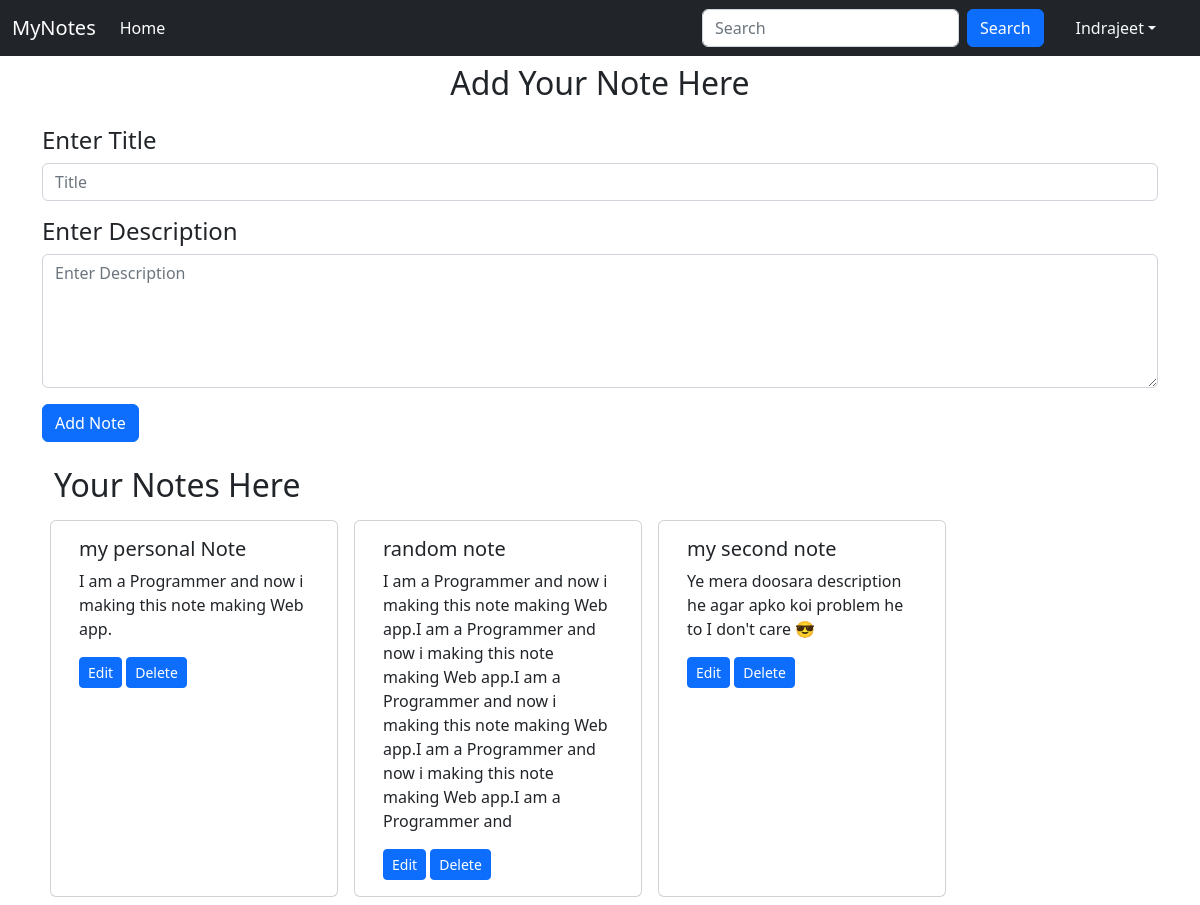
Screenshot of / (signed in) with the database file from the repository.
### home/models.py (models this page shows, shortened)
class Note(models.Model):
    id = models.AutoField(primary_key=True)
    user = models.ForeignKey(User, on_delete=models.CASCADE)
    title = models.CharField(max_length=200)
    description = models.TextField()
    timestamp = models.DateTimeField(auto_now_add=True)

### home/views.py (the view)
# urls.py: path('', views.home, name="home"),
def home(request):
    allNotes = []
    currentuser = request.user
    if request.user.is_authenticated:
        allNotes = Note.objects.filter(user=currentuser)
    return render(request, 'home/home.html', {'allNotes': allNotes})

### templates/home/home.html (shortened to what this page needs)
{% extends 'base.html' %}
{% block body %}
<div class="container">
    <h2 class="text-center my-2">Add Your Note Here</h2>
    <form action="/addnote/" method="post" class="my-4"> {% csrf_token %}
        <div class="mb-3">
            <h4 for="title" class="form-label">Enter Title</h4>
            <input type="text" class="form-control" id="title" name="title" placeholder="Title">
        </div>
        <div class="mb-3">
            <h4 for="description" class="form-label">Enter Description</h4>
            <textarea class="form-control" id="description" name="description" rows="5"
                placeholder="Enter Description"></textarea>
        </div>
        {% if user.is_authenticated %}
        <button type="submit" class="btn btn-primary">Add Note</button>
        {% else %}
        <i>First Login to Add Notes</i>
        {% endif %}
    </form>
    <div class="container" id="allNotes">
        <h2>Your Notes Here</h2>
        <div class="row">
            {% if user.is_authenticated %}
            {% for note in allNotes %}
            <div class="card mx-2 my-2" style="width: 18rem;">
                <div class="card-body">
                    <h5 class="card-title" id="title{{note.id}}">{{note.title}}</h5>
                    <p class="card-text" id="desc{{note.id}}">{{note.description}}</p>
                    <button class="btn btn-primary btn-sm" onclick="editFunc({{note.id}})">Edit</button>
                    <a href="/deletenote/{{note.id}}" class="btn btn-primary btn-sm">Delete</a>
                </div>
            </div>
            {% endfor %}
            {% else %}
            <p><i>First Login to Show your Notes</i></p>
            {% endif %}
        </div>
    </div>
</div>
{% endblock body %}

### templates/base.html (shortened to what this page needs)
<!doctype html>
<html lang="en">
  <head>
    <link href="https://cdn.jsdelivr.net/npm/bootstrap@5.2.0/dist/css/bootstrap.min.css" rel="stylesheet">
  </head>
  <body>
    <nav class="navbar navbar-expand-lg bg-dark navbar-dark">
      <div class="container-fluid">
        <a class="navbar-brand" href="/">MyNotes</a>
        <div class="collapse navbar-collapse" id="navbarSupportedContent">
          <ul class="navbar-nav me-auto mb-2 mb-lg-0">
            <li class="nav-item">
              <a class="nav-link active" aria-current="page" href="/">Home</a>
            </li>
          </ul>
          {% if user.is_authenticated %}
          <form class="d-flex" role="search" method="get" action="/search/">
            <input class="form-control me-2" id="query" name="query" type="search" placeholder="Search" aria-label="Search">
            <button class="btn btn-primary" type="submit">Search</button>
          </form>
          {% endif %}
          {% if user.is_authenticated %}
          <ul class="navbar-nav mb-2 mb-lg-0 mx-4">
            <li class="nav-item dropdown">
                <a class="nav-link dropdown-toggle text-light" href="#" role="button" data-bs-toggle="dropdown" aria-expanded="false">{{user}}</a>
              </li>
            </ul>
          {% endif %}
        </div>
      </div>
    </nav>
    {% block body %}{% endblock body %}
  </body>
</html>

### rows the page displays
Note: title "my personal Note", description "I am a Programmer and now i making this note making Web app."
Note: title "random note", description "I am a Programmer and now i making this note making Web app.I am a Programmer and now i making this note making Web app.I am a Programmer and now i making this note making Web app.I am a Programmer and now i making this note making Web app.I am a Programmer and"
Note: title "my second note", description "Ye mera doosara description he agar apko koi problem he to I don't care 😎"

### other values shown
{{ user }} "Indrajeet"
